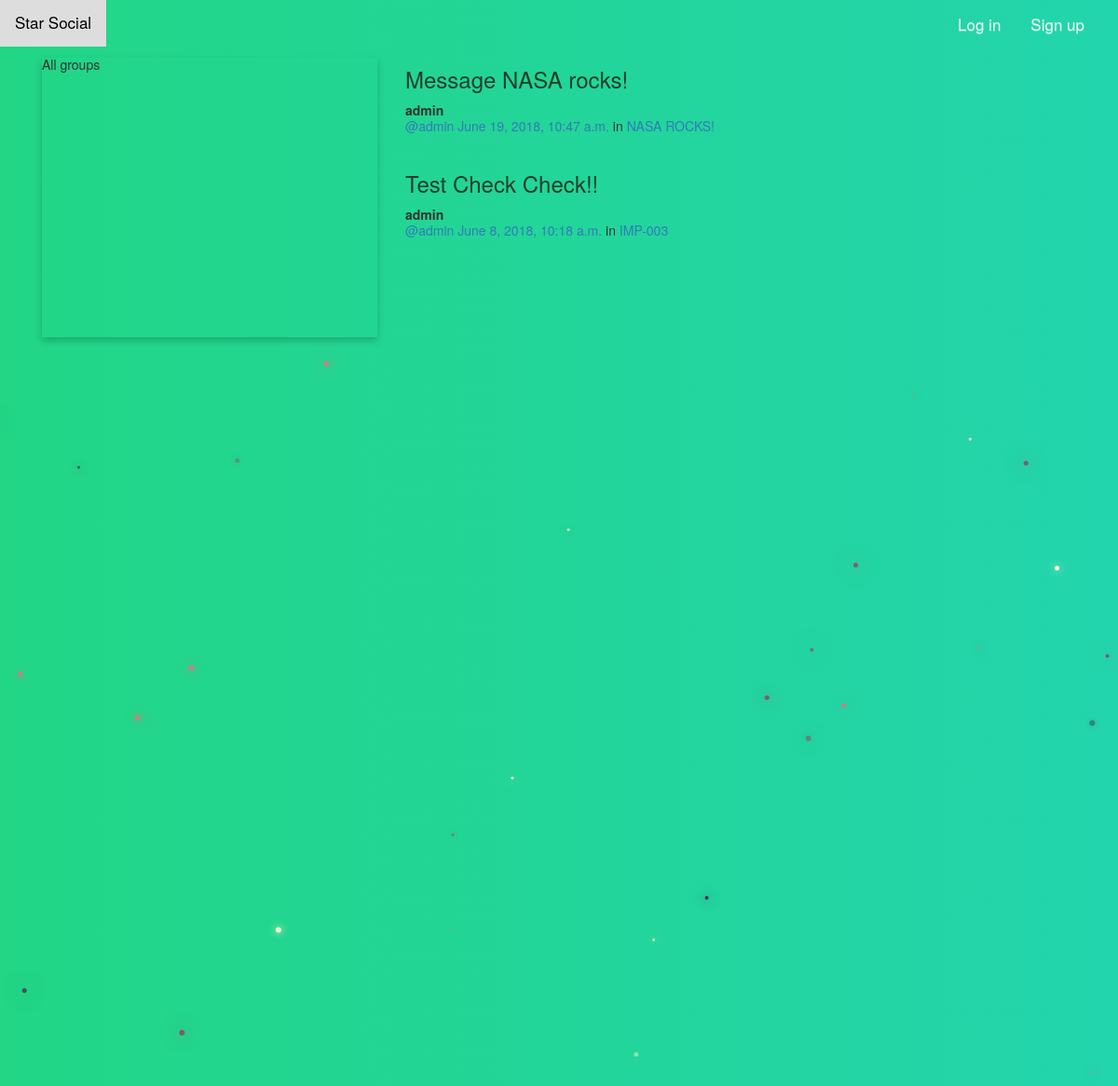
/posts/, run on the app's committed database.
### posts/models.py (models this page shows, shortened)
class Post(models.Model):
    user = models.ForeignKey(User, related_name="posts")
    created_at = models.DateTimeField(auto_now=True)
    message = models.TextField()
    message_html = models.TextField(editable=False)
    group = models.ForeignKey(Group, related_name="posts",null=True, blank=True)
    class Meta:
        ordering = ["-created_at"]
        unique_together = ["user", "message"]

### groups/models.py (models this page shows, shortened)
class Group(models.Model):
    name = models.CharField(max_length=255, unique=True)
    slug = models.SlugField(allow_unicode=True, unique=True)
    description = models.TextField(blank=True, default='')
    description_html = models.TextField(editable=False, default='', blank=True)
    members = models.ManyToManyField(User,through="GroupMember")
    class Meta:
        ordering = ["name"]

### posts/views.py (the view)
class PostList(SelectRelatedMixin, generic.ListView):
    model = models.Post
    select_related = ("user", "group")

### posts/templates/posts/post_list.html (shortened to what this page needs)
{% extends "posts/post_base.html" %}
{% load humanize %}
{% block prepost %}
<div class="col-md-4">
	<div class="card card-with-shadow">
		<div class="content">
			<h5 class="title">All groups</h5>
		</div>
	</div>
</div>
{% endblock %}
{% block post_content %}
<div class="col-md-8">
	{% for post in post_list %}
  {% include "posts/_post.html" %}
	{% endfor %}
</div>
{% endblock %}

### posts/templates/posts/_post.html (shortened to what this page needs)
<div class="post media">
	<h3>{{ post.message_html|safe }}</h3>
	<div class="media-body">
		<strong>{{ post.user.username }}</strong>
		<h5 class="media-heading">
			<span class="username"><a href="{% url 'posts:for_user' username=post.user.username %}">@{{ post.user.username }}</a></span>
			<time class="time"><a href="{% url 'posts:single' username=post.user.username pk=post.pk %}">{{ post.created_at }}</a></time>
			{% if post.group %}
			<span class="group-name">in <a href="#">{{ post.group.name }}</a></span>
			{% endif %}
		</h5>
	</div>
</div>

### static/simplesocial/css/master.css (style rules this page uses)
p { color: #263E2C }
.card { box-shadow: 0 4px 8px 0 rgba(0,0,0,0.2); transition: 0.3s; height:300px; }
body { margin: 0; overflow: hidden; background-color: #F8F8F8; color:white; font-family: Arial, Helvetica, sans-serif; }
body { width: 100%; background: -webkit-linear-gradient(left, #22d686, #24d3d3, #22d686, #24d3d3); background: linear-gradient(to right, #22d686, #24d3d3, #22d686, #24d3d3); background-size: 600% 100%; -webkit-animation: HeroBG 20s ease infinite; animation: HeroBG 20s ease infinite; }

### data on the page
Post: message_html "Message NASA rocks!", user.username "admin", created_at "June 19, 2018, 10:47 a.m.", group.name "NASA ROCKS!"
Post: message_html "Test Check Check!!", user.username "admin", created_at "June 8, 2018, 10:18 a.m.", group.name "IMP-003"
